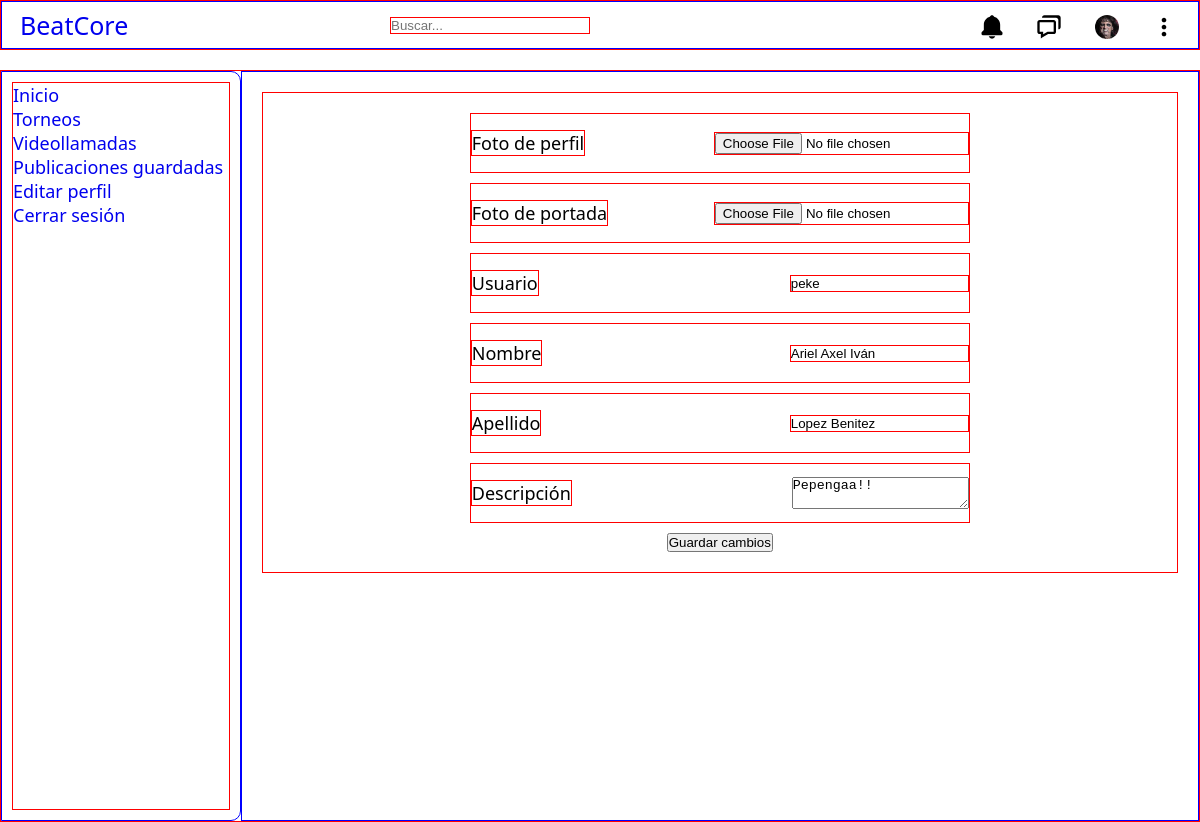
/app/vista/editar_perfil.php (signed in), run on the app's committed database.
### tables this page shows
CREATE TABLE `t_usuarios` (
  `id_usuario` int(11) NOT NULL,
  `usuario` varchar(100) NOT NULL,
  `gmail` varchar(255) NOT NULL,
  `telefono` varchar(50) NOT NULL,
  `clave` varchar(100) NOT NULL,
  `nombre` varchar(100) NOT NULL,
  `apellido` varchar(100) NOT NULL,
  `fecha_nacimiento` date NOT NULL,
  `descripcion` varchar(300) NOT NULL,
  `foto_perfil` varchar(300) NOT NULL,
  `foto_portada` varchar(300) NOT NULL,
  `id_rol` tinyint(4) NOT NULL,
  `fecha_creacion` date NOT NULL
);

### app/ayudas/funciones.php (called while the page is built, shortened)
    <?php
function datosUsuario($id_usuario, $datos)
{
  include("../modelo/conexion.php");
  $query = "SELECT $datos FROM t_usuarios WHERE id_usuario = '$id_usuario'";
  $res = mysqli_query($con, $query);
  return mysqli_fetch_array($res);
}
?>

### app/vista/editar_perfil.php (the view, shortened to what this page needs)
<!DOCTYPE html>
<html lang="es">
<head>
  <link href='https://unpkg.com/boxicons@2.1.4/css/boxicons.min.css' rel='stylesheet'>
  <link rel="stylesheet" href="../css/main.css">
  <link rel="stylesheet" href="../css/editar_perfil.css">
</head>
<body>
  <?php include("../componentes/header.php"); ?>
  <div class="wrapper">
    <?php
    include("../componentes/sidebar.php");
    $id_usuario = $_SESSION["id_usuario"];
    $fila = datosUsuario($id_usuario, "*");
    ?>
    <div class="edit-perfil">
      <main>
        <form action="../controlador/editar_usuario.php" method="POST" enctype="multipart/form-data">
          <label for="foto_perfil" class="label-foto-perfil">
            <span>Foto de perfil</span>
            <input type="file" name="foto_perfil" id="foto_perfil">
          </label>
          <label for="foto_portada">
            <span>Foto de portada</span>
            <input type="file" name="foto_portada" id="foto_portada">
          </label>
          <label for="usuario">
            <span>Usuario</span>
            <input type="text" name="usuario" id="usuario" value="<?= $fila["usuario"] ?>">
          </label>
          <label for="nombre">
            <span>Nombre</span>
            <input type="text" name="nombre" id="nombre" value="<?= $fila["nombre"] ?>">
          </label>
          <label for="apellido">
            <span>Apellido</span>
            <input type="text" name="apellido" id="apellido" value="<?= $fila["apellido"] ?>">
          </label>
          <label for="descr">
            <span>Descripción</span>
            <textarea name="descr" id="descr"><?= $fila["descripcion"] ?></textarea>
          </label>
          <input type="submit" name="btn_editar" value="Guardar cambios">
        </form>
      </main>
    </div>
  </div>
</body>
</html>

### app/componentes/header.php (shortened to what this page needs)
<?php
require("../modelo/conexion.php");
require("../ayudas/funciones.php");
$id_usuario = $_SESSION["id_usuario"];
?>
<header>
  <nav class="navegacion">
    <input type="search" name="busqueda" class="buscador" placeholder="Buscar...">
    <div class="logo">
      <a href="inicio.php">BeatCore</a>
    </div>
    <ul class="nav-lista">
      <li class="nav-lista-item">
        <a href="#">
        </a>
      </li>
      <li class="nav-lista-item">
        <a href="#">
        </a>
      </li>
      <li class="nav-lista-item item-perfil">
        <a href="perfil.php?id_usuario=<?php echo $id_usuario; ?>">
          <img src="<?php echo fotoP . $id_usuario . '/' . datosUsuario($id_usuario, "foto_perfil")["foto_perfil"]; ?>"
            width="20px">
        </a>
      </li>
      <li class="nav-lista-item">
        <a href="#">
          <svg xmlns="http://www.w3.org/2000/svg" width="28" height="28" viewBox="0 0 24 24"
            style="fill: rgba(0, 0, 0, 1);transform: ;msFilter:;">
            <path
              d="M12 10c-1.1 0-2 .9-2 2s.9 2 2 2 2-.9 2-2-.9-2-2-2zm0-6c-1.1 0-2 .9-2 2s.9 2 2 2 2-.9 2-2-.9-2-2-2zm0 12c-1.1 0-2 .9-2 2s.9 2 2 2 2-.9 2-2-.9-2-2-2z">
            </path>
          </svg>
        </a>
      </li>
    </ul>
  </nav>
</header>

### app/css/main.css (style rules this page uses)
* { margin: 0; padding: 0; box-sizing: border-box; }
body { width: 100%; font-family: system-ui; font-size: 18px; display: grid; grid-template-columns: 100%; grid-template-areas: "nav" "wrapper"; gap: 20px; }
a { text-decoration: none; }
ul { list-style: none; }
header { border: 1px solid red; width: 100%; height: 50px; grid-area: nav; }
.wrapper { border: 1px solid red; grid-area: wrapper; display: grid; grid-template-columns: 20% 80%; grid-template-areas: "sideBar contenidoP"; }

### app/css/editar_perfil.css (style rules this page uses)
.edit-perfil { border: 1px solid blue; padding: 20px; grid-area: contenidoP; }
.edit-perfil form { border: 1px solid red; margin: auto; padding: 20px; display: grid; place-items: center; }
.edit-perfil form label { border: 1px solid red; width: 500px; height: 60px; display: flex; align-items: center; justify-content: space-between; grid-template-columns: 20% 80%; grid-template-areas: "span input"; margin: 0 0 10px; }
.edit-perfil form label span { border: 1px solid red; grid-area: span; }
.edit-perfil form label input { border: 1px solid red; grid-area: input; }

### app/css/components/navegacion.css (style rules this page uses)
.navegacion { border: 1px solid blue; height: 100%; display: flex; align-items: center; justify-content: space-between; }
.logo { position: absolute; left: 20px; font-size: 25px; }
.buscador { border: 1px solid red; margin: auto; width: 200px; }
.nav-lista { width: 200px; display: flex; align-items: center; justify-content: space-between; list-style: none; margin-right: 20px; }
.nav-lista-item { height: 24px; }
.nav-lista-item.item-perfil a img { border: 2px solid transparent; width: 28px; height: 28px; object-fit: cover; border-radius: 50%; }

### data on the page
t_usuarios: foto_perfil (picture), usuario "peke", nombre "Ariel Axel Iván", apellido "Lopez Benitez", descr "Pepengaa!!"
